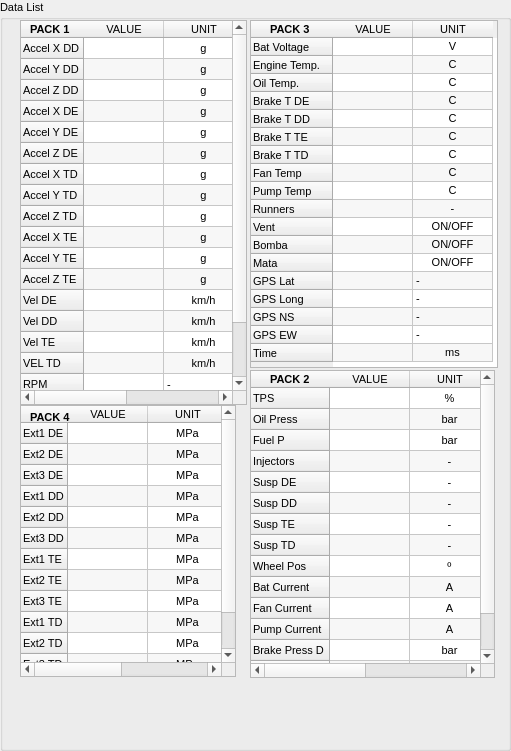
   <widget class="QGroupBox" name="groupBox_18">
    <property name="geometry">
     <rect>
      <x>690</x>
      <y>0</y>
      <width>511</width>
      <height>751</height>
     </rect>
    </property>
    <property name="font">
     <font>
      <pointsize>8</pointsize>
     </font>
    </property>
    <property name="title">
     <string>Data List</string>
    </property>
    <widget class="QTableWidget" name="tableWidget_Package1">
     <property name="geometry">
      <rect>
       <x>20</x>
       <y>20</y>
       <width>227</width>
       <height>385</height>
      </rect>
     </property>
     <property name="font">
      <font>
       <pointsize>8</pointsize>
      </font>
     </property>
     <property name="sizeAdjustPolicy">
      <enum>QAbstractScrollArea::AdjustToContentsOnFirstShow</enum>
     </property>
     <property name="alternatingRowColors">
      <bool>true</bool>
     </property>
     <property name="showGrid">
      <bool>true</bool>
     </property>
     <property name="gridStyle">
      <enum>Qt::SolidLine</enum>
     </property>
     <property name="wordWrap">
      <bool>true</bool>
     </property>
     <attribute name="horizontalHeaderVisible">
      <bool>true</bool>
     </attribute>
     <attribute name="horizontalHeaderDefaultSectionSize">
      <number>80</number>
     </attribute>
     <attribute name="horizontalHeaderHighlightSections">
      <bool>true</bool>
     </attribute>
     <attribute name="verticalHeaderDefaultSectionSize">
      <number>21</number>
     </attribute>
     <row>
      <property name="text">
       <string>Accel X DD</string>
      </property>
     </row>
     <row>
      <property name="text">
       <string>Accel Y DD</string>
      </property>
     </row>
     <row>
      <property name="text">
       <string>Accel Z DD</string>
      </property>
     </row>
     <row>
      <property name="text">
       <string>Accel X DE</string>
      </property>
     </row>
     <row>
      <property name="text">
       <string>Accel Y DE</string>
      </property>
     </row>
     <row>
      <property name="text">
       <string>Accel Z DE</string>
      </property>
     </row>
     <row>
      <property name="text">
       <string>Accel X TD</string>
      </property>
     </row>
     <row>
      <property name="text">
       <string>Accel Y TD</string>
      </property>
     </row>
     <row>
      <property name="text">
       <string>Accel Z TD</string>
      </property>
     </row>
     <row>
      <property name="text">
       <string>Accel X TE</string>
      </property>
     </row>
     <row>
      <property name="text">
       <string>Accel Y TE</string>
      </property>
     </row>
     <row>
      <property name="text">
       <string>Accel Z TE</string>
      </property>
     </row>
     <row>
      <property name="text">
       <string>Vel DE</string>
      </property>
     </row>
     <row>
      <property name="text">
       <string>Vel DD</string>
      </property>
     </row>
     <row>
      <property name="text">
       <string>Vel TE</string>
      </property>
     </row>
     <row>
      <property name="text">
       <string>VEL TD</string>
      </property>
     </row>
     <row>
      <property name="text">
       <string>RPM</string>
      </property>
     </row>
     <row>
      <property name="text">
       <string>Beacon</string>
      </property>
     </row>
     <row>
      <property name="text">
       <string>Time</string>
      </property>
     </row>
     <column>
      <property name="text">
       <string>VALUE</string>
      </property>
     </column>
     <column>
      <property name="text">
       <string>UNIT</string>
      </property>
     </column>
     <item row="0" column="0">
      <property name="text">
       <string/>
      </property>
      <property name="textAlignment">
       <set>AlignCenter</set>
      </property>
     </item>
     <item row="0" column="1">
      <property name="text">
       <string>g</string>
      </property>
      <property name="textAlignment">
       <set>AlignCenter</set>
      </property>
     </item>
     <item row="1" column="0">
      <property name="text">
       <string/>
      </property>
      <property name="textAlignment">
       <set>AlignCenter</set>
      </property>
     </item>
     <item row="1" column="1">
      <property name="text">
       <string>g</string>
      </property>
      <property name="textAlignment">
       <set>AlignCenter</set>
      </property>
     </item>
     <item row="2" column="0">
      <property name="text">
       <string/>
      </property>
      <property name="textAlignment">
       <set>AlignCenter</set>
      </property>
     </item>
     <item row="2" column="1">
      <property name="text">
       <string>g</string>
      </property>
      <property name="textAlignment">
       <set>AlignCenter</set>
      </property>
     </item>
     <item row="3" column="0">
      <property name="text">
       <string/>
      </property>
      <property name="textAlignment">
       <set>AlignCenter</set>
      </property>
     </item>
     <item row="3" column="1">
      <property name="text">
       <string>g</string>
      </property>
      <property name="textAlignment">
       <set>AlignCenter</set>
      </property>
     </item>
     <item row="4" column="0">
      <property name="text">
       <string/>
      </property>
      <property name="textAlignment">
       <set>AlignCenter</set>
      </property>
     </item>
     <item row="4" column="1">
      <property name="text">
       <string>g</string>
      </property>
      <property name="textAlignment">
       <set>AlignCenter</set>
      </property>
     </item>
     <item row="5" column="0">
      <property name="text">
       <string/>
      </property>
      <property name="textAlignment">
       <set>AlignCenter</set>
      </property>
     </item>
     <item row="5" column="1">
      <property name="text">
       <string>g</string>
      </property>
      <property name="textAlignment">
       <set>AlignCenter</set>
      </property>
     </item>
     <item row="6" column="0">
      <property name="text">
       <string/>
      </property>
      <property name="textAlignment">
       <set>AlignCenter</set>
      </property>
     </item>
     <item row="6" column="1">
      <property name="text">
       <string>g</string>
      </property>
      <property name="textAlignment">
       <set>AlignCenter</set>
      </property>
     </item>
     <item row="7" column="0">
      <property name="text">
       <string/>
      </property>
      <property name="textAlignment">
       <set>AlignCenter</set>
      </property>
     </item>
     <item row="7" column="1">
      <property name="text">
       <string>g</string>
      </property>
      <property name="textAlignment">
       <set>AlignCenter</set>
      </property>
     </item>
     <item row="8" column="1">
      <property name="text">
       <string>g</string>
      </property>
      <property name="textAlignment">
       <set>AlignCenter</set>
      </property>
     </item>
     <item row="9" column="1">
      <property name="text">
       <string>g</string>
      </property>
      <property name="textAlignment">
       <set>AlignCenter</set>
      </property>
     </item>
     <item row="10" column="1">
      <property name="text">
       <string>g</string>
      </property>
      <property name="textAlignment">
       <set>AlignCenter</set>
      </property>
     </item>
     <item row="11" column="1">
      <property name="text">
       <string>g</string>
      </property>
      <property name="textAlignment">
       <set>AlignCenter</set>
      </property>
     </item>
     <item row="12" column="1">
      <property name="text">
       <string>km/h</string>
      </property>
      <property name="textAlignment">
       <set>AlignCenter</set>
      </property>
     </item>
     <item row="13" column="1">
      <property name="text">
       <string>km/h</string>
      </property>
      <property name="textAlignment">
       <set>AlignCenter</set>
      </property>
     </item>
     <item row="14" column="1">
      <property name="text">
       <string>km/h</string>
      </property>
      <property name="textAlignment">
       <set>AlignCenter</set>
      </property>
     </item>
     <item row="15" column="1">
      <property name="text">
       <string>km/h</string>
      </property>
      <property name="textAlignment">
       <set>AlignCenter</set>
      </property>
     </item>
     <item row="16" column="1">
      <property name="text">
       <string>-</string>
      </property>
     </item>
     <item row="17" column="1">
      <property name="text">
       <string>-</string>
      </property>
     </item>
     <item row="18" column="1">
      <property name="text">
       <string>ms</string>
      </property>
     </item>
    </widget>
    <widget class="QLabel" name="label_38">
     <property name="geometry">
      <rect>
       <x>30</x>
       <y>20</y>
       <width>41</width>
       <height>20</height>
      </rect>
     </property>
     <property name="font">
      <font>
       <weight>75</weight>
       <bold>true</bold>
      </font>
     </property>
     <property name="text">
      <string>&lt;html&gt;&lt;head/&gt;&lt;body&gt;&lt;p&gt;PACK 1&lt;/p&gt;&lt;/body&gt;&lt;/html&gt;</string>
     </property>
    </widget>
    <widget class="QTableWidget" name="tableWidget_Package2">
     <property name="geometry">
      <rect>
       <x>250</x>
       <y>370</y>
       <width>245</width>
       <height>308</height>
      </rect>
     </property>
     <property name="font">
      <font>
       <pointsize>8</pointsize>
      </font>
     </property>
     <property name="alternatingRowColors">
      <bool>true</bool>
     </property>
     <attribute name="horizontalHeaderDefaultSectionSize">
      <number>80</number>
     </attribute>
     <attribute name="verticalHeaderDefaultSectionSize">
      <number>21</number>
     </attribute>
     <row>
      <property name="text">
       <string>TPS</string>
      </property>
     </row>
     <row>
      <property name="text">
       <string>Oil Press</string>
      </property>
     </row>
     <row>
      <property name="text">
       <string>Fuel P</string>
      </property>
     </row>
     <row>
      <property name="text">
       <string>Injectors</string>
      </property>
     </row>
     <row>
      <property name="text">
       <string>Susp DE</string>
      </property>
     </row>
     <row>
      <property name="text">
       <string>Susp DD</string>
      </property>
     </row>
     <row>
      <property name="text">
       <string>Susp TE</string>
      </property>
     </row>
     <row>
      <property name="text">
       <string>Susp TD</string>
      </property>
     </row>
     <row>
      <property name="text">
       <string>Wheel Pos</string>
      </property>
     </row>
     <row>
      <property name="text">
       <string>Bat Current</string>
      </property>
     </row>
     <row>
      <property name="text">
       <string>Fan Current</string>
      </property>
     </row>
     <row>
      <property name="text">
       <string>Pump Current</string>
      </property>
     </row>
     <row>
      <property name="text">
       <string>Brake Press D</string>
      </property>
     </row>
     <row>
      <property name="text">
       <string>Brake Press T</string>
      </property>
     </row>
     <row>
      <property name="text">
       <string>Time</string>
      </property>
     </row>
     <column>
      <property name="text">
       <string>VALUE</string>
      </property>
     </column>
     <column>
      <property name="text">
       <string>UNIT</string>
      </property>
     </column>
     <item row="0" column="0">
      <property name="text">
       <string/>
      </property>
      <property name="textAlignment">
       <set>AlignCenter</set>
      </property>
     </item>
     <item row="0" column="1">
      <property name="text">
       <string>%</string>
      </property>
      <property name="textAlignment">
       <set>AlignCenter</set>
      </property>
     </item>
     <item row="1" column="0">
      <property name="text">
       <string/>
      </property>
      <property name="textAlignment">
       <set>AlignCenter</set>
      </property>
     </item>
     <item row="1" column="1">
      <property name="text">
       <string>bar</string>
      </property>
      <property name="textAlignment">
       <set>AlignCenter</set>
      </property>
     </item>
     <item row="2" column="0">
      <property name="text">
       <string/>
      </property>
      <property name="textAlignment">
       <set>AlignCenter</set>
      </property>
     </item>
     <item row="2" column="1">
      <property name="text">
       <string>bar</string>
      </property>
      <property name="textAlignment">
       <set>AlignCenter</set>
      </property>
     </item>
     <item row="3" column="0">
      <property name="text">
       <string/>
      </property>
      <property name="textAlignment">
       <set>AlignCenter</set>
      </property>
     </item>
     <item row="3" column="1">
      <property name="text">
       <string>-</string>
      </property>
      <property name="textAlignment">
       <set>AlignCenter</set>
      </property>
     </item>
     <item row="4" column="0">
      <property name="text">
       <string/>
      </property>
      <property name="textAlignment">
       <set>AlignCenter</set>
      </property>
     </item>
     <item row="4" column="1">
      <property name="text">
       <string>-</string>
      </property>
      <property name="textAlignment">
       <set>AlignCenter</set>
      </property>
     </item>
     <item row="5" column="0">
      <property name="text">
       <string/>
      </property>
      <property name="textAlignment">
       <set>AlignCenter</set>
      </property>
     </item>
     <item row="5" column="1">
      <property name="text">
       <string>-</string>
      </property>
      <property name="textAlignment">
       <set>AlignCenter</set>
      </property>
     </item>
     <item row="6" column="0">
      <property name="text">
       <string/>
      </property>
      <property name="textAlignment">
       <set>AlignCenter</set>
      </property>
     </item>
     <item row="6" column="1">
      <property name="text">
       <string>-</string>
      </property>
      <property name="textAlignment">
       <set>AlignCenter</set>
      </property>
     </item>
     <item row="7" column="0">
      <property name="text">
       <string/>
      </property>
      <property name="textAlignment">
       <set>AlignCenter</set>
      </property>
     </item>
     <item row="7" column="1">
      <property name="text">
       <string>-</string>
      </property>
      <property name="textAlignment">
       <set>AlignCenter</set>
      </property>
     </item>
     <item row="8" column="1">
      <property name="text">
       <string>º</string>
      </property>
      <property name="textAlignment">
       <set>AlignCenter</set>
      </property>
     </item>
     <item row="9" column="1">
      <property name="text">
       <string>A</string>
      </property>
      <property name="textAlignment">
       <set>AlignCenter</set>
      </property>
     </item>
     <item row="10" column="1">
      <property name="text">
       <string>A</string>
      </property>
      <property name="textAlignment">
       <set>AlignCenter</set>
      </property>
     </item>
     <item row="11" column="1">
      <property name="text">
       <string>A</string>
      </property>
      <property name="textAlignment">
       <set>AlignCenter</set>
      </property>
     </item>
     <item row="12" column="1">
      <property name="text">
       <string>bar</string>
      </property>
      <property name="textAlignment">
       <set>AlignCenter</set>
      </property>
     </item>
     <item row="13" column="1">
      <property name="text">
       <string>bar</string>
      </property>
      <property name="textAlignment">
       <set>AlignCenter</set>
      </property>
     </item>
     <item row="14" column="1">
      <property name="text">
       <string>ms</string>
      </property>
      <property name="textAlignment">
       <set>AlignCenter</set>
      </property>
     </item>
    </widget>
    <widget class="QLabel" name="label_44">
     <property name="geometry">
      <rect>
       <x>270</x>
       <y>370</y>
       <width>41</width>
       <height>20</height>
      </rect>
     </property>
     <property name="font">
      <font>
       <weight>75</weight>
       <bold>true</bold>
      </font>
     </property>
     <property name="text">
      <string>&lt;html&gt;&lt;head/&gt;&lt;body&gt;&lt;p&gt;PACK 2&lt;/p&gt;&lt;/body&gt;&lt;/html&gt;</string>
     </property>
    </widget>
    <widget class="QLabel" name="label_39">
     <property name="geometry">
      <rect>
       <x>270</x>
       <y>20</y>
       <width>71</width>
       <height>20</height>
      </rect>
     </property>
     <property name="font">
      <font>
       <weight>75</weight>
       <bold>true</bold>
      </font>
     </property>
     <property name="text">
      <string>&lt;html&gt;&lt;head/&gt;&lt;body&gt;&lt;p&gt;PACK 3&lt;/p&gt;&lt;/body&gt;&lt;/html&gt;</string>
     </property>
    </widget>
    <widget class="QTableWidget" name="tableWidget_Package3">
     <property name="geometry">
      <rect>
       <x>250</x>
       <y>20</y>
       <width>248</width>
       <height>348</height>
      </rect>
     </property>
     <property name="font">
      <font>
       <pointsize>8</pointsize>
       <kerning>true</kerning>
      </font>
     </property>
     <property name="alternatingRowColors">
      <bool>true</bool>
     </property>
     <attribute name="horizontalHeaderDefaultSectionSize">
      <number>80</number>
     </attribute>
     <attribute name="horizontalHeaderHighlightSections">
      <bool>true</bool>
     </attribute>
     <attribute name="verticalHeaderMinimumSectionSize">
      <number>17</number>
     </attribute>
     <attribute name="verticalHeaderDefaultSectionSize">
      <number>18</number>
     </attribute>
     <row>
      <property name="text">
       <string>Bat Voltage</string>
      </property>
     </row>
     <row>
      <property name="text">
       <string>Engine Temp.  </string>
      </property>
     </row>
     <row>
      <property name="text">
       <string>Oil Temp.</string>
      </property>
     </row>
     <row>
      <property name="text">
       <string>Brake T DE</string>
      </property>
     </row>
     <row>
      <property name="text">
       <string>Brake T DD</string>
      </property>
     </row>
     <row>
      <property name="text">
       <string>Brake T TE</string>
      </property>
     </row>
     <row>
      <property name="text">
       <string>Brake T TD</string>
      </property>
     </row>
     <row>
      <property name="text">
       <string>Fan Temp</string>
      </property>
     </row>
     <row>
      <property name="text">
       <string>Pump Temp</string>
      </property>
     </row>
     <row>
      <property name="text">
       <string>Runners</string>
      </property>
     </row>
     <row>
      <property name="text">
       <string>Vent</string>
      </property>
     </row>
     <row>
      <property name="text">
       <string>Bomba</string>
      </property>
     </row>
     <row>
      <property name="text">
       <string>Mata</string>
      </property>
     </row>
     <row>
      <property name="text">
       <string>GPS Lat</string>
      </property>
     </row>
     <row>
      <property name="text">
       <string>GPS Long</string>
      </property>
     </row>
     <row>
      <property name="text">
       <string>GPS NS</string>
      </property>
     </row>
     <row>
      <property name="text">
       <string>GPS EW</string>
      </property>
     </row>
     <row>
      <property name="text">
       <string>Time</string>
      </property>
     </row>
     <column>
      <property name="text">
       <string>VALUE</string>
      </property>
     </column>
     <column>
      <property name="text">
       <string>UNIT</string>
      </property>
     </column>
     <item row="0" column="0">
      <property name="text">
       <string/>
      </property>
      <property name="textAlignment">
       <set>AlignCenter</set>
      </property>
     </item>
     <item row="0" column="1">
      <property name="text">
       <string>V</string>
      </property>
      <property name="textAlignment">
       <set>AlignCenter</set>
      </property>
     </item>
     <item row="1" column="0">
      <property name="text">
       <string/>
      </property>
      <property name="textAlignment">
       <set>AlignCenter</set>
      </property>
     </item>
     <item row="1" column="1">
      <property name="text">
       <string>C</string>
      </property>
      <property name="textAlignment">
       <set>AlignCenter</set>
      </property>
     </item>
     <item row="2" column="0">
      <property name="text">
       <string/>
      </property>
      <property name="textAlignment">
       <set>AlignCenter</set>
      </property>
     </item>
     <item row="2" column="1">
      <property name="text">
       <string>C</string>
      </property>
      <property name="textAlignment">
       <set>AlignCenter</set>
      </property>
     </item>
     <item row="3" column="0">
      <property name="text">
       <string/>
      </property>
      <property name="textAlignment">
       <set>AlignCenter</set>
      </property>
     </item>
     <item row="3" column="1">
      <property name="text">
       <string>C</string>
      </property>
      <property name="textAlignment">
       <set>AlignCenter</set>
      </property>
     </item>
     <item row="4" column="0">
      <property name="text">
       <string/>
      </property>
      <property name="textAlignment">
       <set>AlignCenter</set>
      </property>
     </item>
     <item row="4" column="1">
      <property name="text">
       <string>C</string>
      </property>
      <property name="textAlignment">
       <set>AlignCenter</set>
      </property>
     </item>
     <item row="5" column="0">
      <property name="text">
       <string/>
      </property>
      <property name="textAlignment">
       <set>AlignCenter</set>
      </property>
     </item>
     <item row="5" column="1">
      <property name="text">
       <string>C</string>
      </property>
      <property name="textAlignment">
       <set>AlignCenter</set>
      </property>
     </item>
     <item row="6" column="0">
      <property name="text">
       <string/>
      </property>
      <property name="textAlignment">
       <set>AlignCenter</set>
      </property>
     </item>
     <item row="6" column="1">
      <property name="text">
       <string>C</string>
      </property>
      <property name="textAlignment">
       <set>AlignCenter</set>
      </property>
     </item>
     <item row="7" column="0">
      <property name="text">
       <string/>
      </property>
      <property name="textAlignment">
       <set>AlignCenter</set>
      </property>
     </item>
     <item row="7" column="1">
      <property name="text">
       <string>C</string>
      </property>
      <property name="textAlignment">
       <set>AlignCenter</set>
      </property>
     </item>
     <item row="8" column="0">
      <property name="text">
       <string/>
      </property>
      <property name="textAlignment">
       <set>AlignCenter</set>
      </property>
     </item>
     <item row="8" column="1">
      <property name="text">
       <string>C</string>
      </property>
      <property name="textAlignment">
       <set>AlignCenter</set>
      </property>
     </item>
     <item row="9" column="0">
      <property name="text">
       <string/>
      </property>
      <property name="textAlignment">
       <set>AlignCenter</set>
      </property>
     </item>
     <item row="9" column="1">
      <property name="text">
       <string>-</string>
      </property>
      <property name="textAlignment">
       <set>AlignCenter</set>
      </property>
     </item>
     <item row="10" column="1">
      <property name="text">
       <string>ON/OFF</string>
      </property>
      <property name="textAlignment">
       <set>AlignCenter</set>
      </property>
     </item>
     <item row="11" column="1">
      <property name="text">
       <string>ON/OFF</string>
      </property>
      <property name="textAlignment">
       <set>AlignCenter</set>
      </property>
     </item>
     <item row="12" column="1">
      <property name="text">
       <string>ON/OFF</string>
      </property>
      <property name="textAlignment">
       <set>AlignCenter</set>
      </property>
     </item>
     <item row="13" column="1">
      <property name="text">
       <string>-</string>
      </property>
     </item>
     <item row="14" column="1">
      <property name="text">
       <string>-</string>
      </property>
     </item>
     <item row="15" column="1">
      <property name="text">
       <string>-</string>
      </property>
     </item>
     <item row="16" column="1">
      <property name="text">
       <string>-</string>
      </property>
     </item>
     <item row="17" column="1">
      <property name="text">
       <string>ms</string>
      </property>
      <property name="textAlignment">
       <set>AlignCenter</set>
      </property>
     </item>
    </widget>
    <widget class="QTableWidget" name="tableWidget_StrainGauge">
     <property name="geometry">
      <rect>
       <x>20</x>
       <y>405</y>
       <width>216</width>
       <height>272</height>
      </rect>
     </property>
     <property name="alternatingRowColors">
      <bool>true</bool>
     </property>
     <attribute name="horizontalHeaderDefaultSectionSize">
      <number>80</number>
     </attribute>
     <attribute name="verticalHeaderDefaultSectionSize">
      <number>21</number>
     </attribute>
     <row>
      <property name="text">
       <string>Ext1 DE</string>
      </property>
     </row>
     <row>
      <property name="text">
       <string>Ext2 DE</string>
      </property>
     </row>
     <row>
      <property name="text">
       <string>Ext3 DE</string>
      </property>
     </row>
     <row>
      <property name="text">
       <string>Ext1 DD</string>
      </property>
     </row>
     <row>
      <property name="text">
       <string>Ext2 DD</string>
      </property>
     </row>
     <row>
      <property name="text">
       <string>Ext3 DD</string>
      </property>
     </row>
     <row>
      <property name="text">
       <string>Ext1 TE</string>
      </property>
     </row>
     <row>
      <property name="text">
       <string>Ext2 TE</string>
      </property>
     </row>
     <row>
      <property name="text">
       <string>Ext3 TE</string>
      </property>
     </row>
     <row>
      <property name="text">
       <string>Ext1 TD</string>
      </property>
     </row>
     <row>
      <property name="text">
       <string>Ext2 TD</string>
      </property>
     </row>
     <row>
      <property name="text">
       <string>Ext3 TD</string>
      </property>
     </row>
     <row>
      <property name="text">
       <string>Time</string>
      </property>
     </row>
     <column>
      <property name="text">
       <string>VALUE</string>
      </property>
     </column>
     <column>
      <property name="text">
       <string>UNIT</string>
      </property>
     </column>
     <item row="0" column="0">
      <property name="text">
       <string/>
      </property>
      <property name="textAlignment">
       <set>AlignCenter</set>
      </property>
     </item>
     <item row="0" column="1">
      <property name="text">
       <string>MPa</string>
      </property>
      <property name="textAlignment">
       <set>AlignCenter</set>
      </property>
     </item>
     <item row="1" column="0">
      <property name="text">
       <string/>
      </property>
      <property name="textAlignment">
       <set>AlignCenter</set>
      </property>
     </item>
     <item row="1" column="1">
      <property name="text">
       <string>MPa</string>
      </property>
      <property name="textAlignment">
       <set>AlignCenter</set>
      </property>
     </item>
     <item row="2" column="0">
      <property name="text">
       <string/>
      </property>
      <property name="textAlignment">
       <set>AlignCenter</set>
      </property>
     </item>
     <item row="2" column="1">
      <property name="text">
       <string>MPa</string>
      </property>
      <property name="textAlignment">
       <set>AlignCenter</set>
      </property>
     </item>
     <item row="3" column="0">
      <property name="text">
       <string/>
      </property>
      <property name="textAlignment">
       <set>AlignCenter</set>
      </property>
     </item>
     <item row="3" column="1">
      <property name="text">
       <string>MPa</string>
      </property>
      <property name="textAlignment">
       <set>AlignCenter</set>
      </property>
     </item>
     <item row="4" column="0">
      <property name="text">
       <string/>
      </property>
      <property name="textAlignment">
       <set>AlignCenter</set>
      </property>
     </item>
     <item row="4" column="1">
      <property name="text">
       <string>MPa</string>
      </property>
      <property name="textAlignment">
       <set>AlignCenter</set>
      </property>
     </item>
     <item row="5" column="0">
      <property name="text">
       <string/>
      </property>
      <property name="textAlignment">
       <set>AlignCenter</set>
      </property>
     </item>
     <item row="5" column="1">
      <property name="text">
       <string>MPa</string>
      </property>
      <property name="textAlignment">
       <set>AlignCenter</set>
      </property>
     </item>
     <item row="6" column="0">
      <property name="text">
       <string/>
      </property>
      <property name="textAlignment">
       <set>AlignCenter</set>
      </property>
     </item>
     <item row="6" column="1">
      <property name="text">
       <string>MPa</string>
      </property>
      <property name="textAlignment">
       <set>AlignCenter</set>
      </property>
     </item>
     <item row="7" column="0">
      <property name="text">
       <string/>
      </property>
      <property name="textAlignment">
       <set>AlignCenter</set>
      </property>
     </item>
     <item row="7" column="1">
      <property name="text">
       <string>MPa</string>
      </property>
      <property name="textAlignment">
       <set>AlignCenter</set>
      </property>
     </item>
     <item row="8" column="1">
      <property name="text">
       <string>MPa</string>
      </property>
      <property name="textAlignment">
       <set>AlignCenter</set>
      </property>
     </item>
     <item row="9" column="1">
      <property name="text">
       <string>MPa</string>
      </property>
      <property name="textAlignment">
       <set>AlignCenter</set>
      </property>
     </item>
     <item row="10" column="1">
      <property name="text">
       <string>MPa</string>
      </property>
      <property name="textAlignment">
       <set>AlignCenter</set>
      </property>
     </item>
     <item row="11" column="1">
      <property name="text">
       <string>MPa</string>
      </property>
      <property name="textAlignment">
       <set>AlignCenter</set>
      </property>
     </item>
     <item row="12" column="0">
      <property name="text">
       <string/>
      </property>
      <property name="textAlignment">
       <set>AlignCenter</set>
      </property>
     </item>
     <item row="12" column="1">
      <property name="text">
       <string>ms</string>
      </property>
      <property name="textAlignment">
       <set>AlignCenter</set>
      </property>
     </item>
    </widget>
    <widget class="QLabel" name="label_46">
     <property name="geometry">
      <rect>
       <x>30</x>
       <y>410</y>
       <width>41</width>
       <height>16</height>
      </rect>
     </property>
     <property name="font">
      <font>
       <weight>75</weight>
       <bold>true</bold>
      </font>
     </property>
     <property name="text">
      <string>&lt;html&gt;&lt;head/&gt;&lt;body&gt;&lt;p&gt;PACK 4&lt;/p&gt;&lt;/body&gt;&lt;/html&gt;</string>
     </property>
    </widget>
    <zorder>tableWidget_Package1</zorder>
    <zorder>label_38</zorder>
    <zorder>tableWidget_Package3</zorder>
    <zorder>label_39</zorder>
    <zorder>tableWidget_Package2</zorder>
    <zorder>label_44</zorder>
    <zorder>tableWidget_StrainGauge</zorder>
    <zorder>label_46</zorder>
   </widget>
